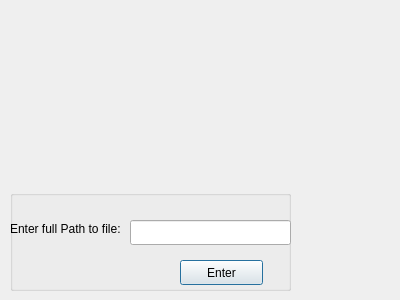
<?xml version="1.0" encoding="UTF-8"?>
<ui version="4.0">
 <class>RunDialog</class>
 <widget class="QDialog" name="RunDialog">
  <property name="geometry">
   <rect>
    <x>0</x>
    <y>0</y>
    <width>400</width>
    <height>300</height>
   </rect>
  </property>
  <property name="windowTitle">
   <string>Dialog</string>
  </property>
  <widget class="QGroupBox" name="groupBox">
   <property name="geometry">
    <rect>
     <x>10</x>
     <y>190</y>
     <width>281</width>
     <height>101</height>
    </rect>
   </property>
   <property name="title">
    <string/>
   </property>
   <widget class="QLabel" name="label">
    <property name="geometry">
     <rect>
      <x>0</x>
      <y>30</y>
      <width>121</width>
      <height>17</height>
     </rect>
    </property>
    <property name="text">
     <string>Enter full Path to file:</string>
    </property>
   </widget>
   <widget class="QLineEdit" name="lineEdit">
    <property name="geometry">
     <rect>
      <x>120</x>
      <y>30</y>
      <width>161</width>
      <height>25</height>
     </rect>
    </property>
   </widget>
   <widget class="QPushButton" name="pushButton">
    <property name="geometry">
     <rect>
      <x>170</x>
      <y>70</y>
      <width>83</width>
      <height>25</height>
     </rect>
    </property>
    <property name="text">
     <string>Enter</string>
    </property>
   </widget>
  </widget>
 </widget>
 <resources/>
 <connections/>
</ui>
